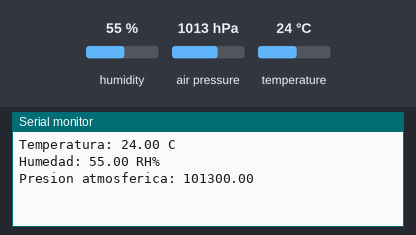
Simulated run of this sketch. Board: ESP32. On the bench: the last lines printed to the serial monitor. The test bench sets the inputs (shaded band); at power-on: humidity 55 %, air pressure 1013 hPa, temperature 24 °C.

Above: at 1.9 s.
2.0 s: humidity set to 22 %
At 4.2 s:
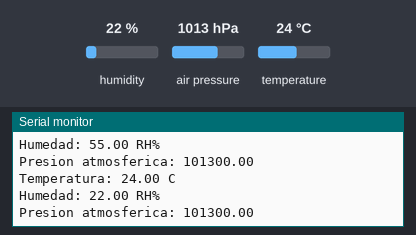
5.4 s: air pressure set to 952 hPa
At 7.5 s:
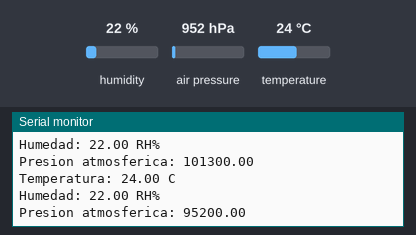
8.8 s: temperature set to 12 °C
At 13.0 s:
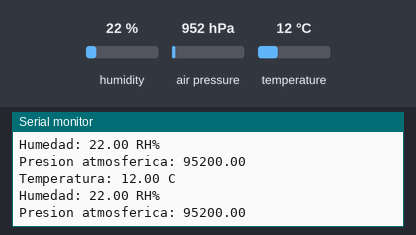

Measured:
- after the input at 2.0 s, the serial monitor: prints a new line after 1.9 s (image 1)
- after the input at 5.4 s, the serial monitor: prints a new line after 1.1 s (image 2)
- after the input at 8.8 s, the serial monitor: prints a new line after 2.9 s (image 3)

The sketch:

03_Practica_ESP32_SPI_Sensor.ino
```cpp
/* Includes ------------------------------------------------------------------*/
#include "board.h"
#include "config.h"

#include <SPI.h>
#include <Adafruit_Sensor.h>
#include <Adafruit_BME280.h>

/* Defines -------------------------------------------------------------------*/

#define BME_SCK   18  // Se conecta al PIN 18 (Esta configurado por default)
#define BME_MISO  19  // Se conecta al PIN 19 (Esta configurado por default)
#define BME_MOSI  23  // Se conecta al PIN 23 (Esta configurado por default)
#define BME_CS    5   // Se conecta al PIN 5 (Se utiliza cuando se crea el objeto, como la linea 32)

#define SEALEVELPRESSURE_HPA (1013.25)

/* Static Variables ----------------------------------------------------------*/

// Estructura para configurar el WDT
static esp_task_wdt_config_t hwdt = {
    .timeout_ms = WDT_TIMEOUT,
    .idle_core_mask = 1 << 0,
    .trigger_panic = true
};

static float Temperature = 0.0;
static float Humidity = 0.0;
static float Preasure = 0.0;

/* Classes .......-----------------------------------------------------------*/
Adafruit_BME280 Sensor(BME_CS);

/* Setup Function -----------------------------------------------------------*/
void setup()
{
  // Inicializar modulo Serial
  Serial.begin( SERIAL_BAUDRATE );
  vTaskDelay( pdMS_TO_TICKS(500) );

  // Configurar el watchdog para la tarea actual (loopTask)
  esp_task_wdt_init( &hwdt );
  esp_task_wdt_add( NULL );

  // Inicializa el sensor
  if (!Sensor.begin())
  {
    Serial.println(F("Could not find a valid BME680 sensor, check wiring!"));
    while (1);
  }
  vTaskDelay( pdMS_TO_TICKS(200) );

}

/* Loop Function ------------------------------------------------------------*/
void loop()
{
  // Obtener la temperatura
  Temperature = Sensor.readTemperature();
  vTaskDelay( pdMS_TO_TICKS(200) );

  // Obtener la humedad
  Humidity = Sensor.readHumidity();
  vTaskDelay( pdMS_TO_TICKS(200) );

  // Obtener la presion atmosferica
  Preasure = Sensor.readPressure();
  vTaskDelay( pdMS_TO_TICKS(200) );

  Serial.printf("Temperatura: %.2f C\n", Temperature);
  Serial.printf("Humedad: %.2f RH%\n", Humidity);
  Serial.printf("Presion atmosferica: %.2f\n\n", Preasure);

  // 2000 mS delay
  vTaskDelay( pdMS_TO_TICKS(2000) );

  // Feed Firulais!
  esp_task_wdt_reset();
}
```

board.h
```cpp
#ifndef BOARD_H_
#define BOARD_H_

/* Includes ------------------------------------------------------------------*/
#include <Arduino.h>
#include "esp_task_wdt.h"
#include "driver/uart.h"

#endif // BOARD_H_
```

config.h
```cpp
#ifndef CONFIG_H_
#define CONFIG_H_

/* Includes ------------------------------------------------------------------*/
#include <Arduino.h>

/* Defines -------------------------------------------------------------------*/
#define SERIAL_BAUDRATE 115200
#define WDT_TIMEOUT     (5*1000)

#endif // CONFIG_H_
```
